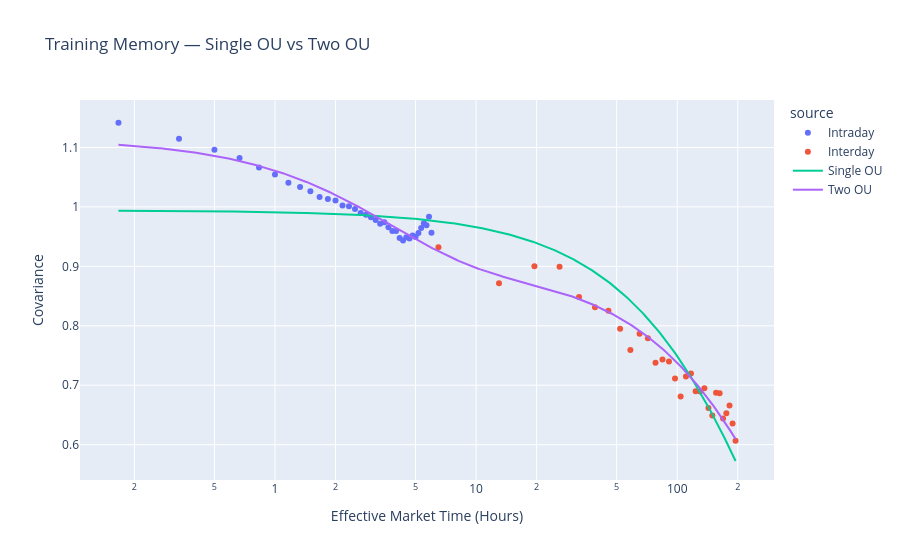

Source (notebook cell):
### Code cell
plot_lags = np.logspace(
    np.log10(lags.min()),
    np.log10(lags.max()),
    500
)

fig = px.scatter(
    covariance_data,
    x="effective_hours",
    y="covariance",
    color="source",
    log_x=True,
    title="Training Memory — Single OU vs Two OU"
)

fig.add_scatter(
    x=plot_lags,
    y=single_ou_covariance(
        plot_lags,
        single_weight,
        single_mean_reversion
    ),
    mode="lines",
    name="Single OU"
)

fig.add_scatter(
    x=plot_lags,
    y=two_ou_covariance(
        plot_lags,
        weight_1,
        mean_reversion_1,
        weight_2,
        mean_reversion_2
    ),
    mode="lines",
    name="Two OU"
)

fig.update_layout(
    xaxis_title="Effective Market Time (Hours)",
    yaxis_title="Covariance"
)

fig.show()

### Figure 1 — Plotly figure (JSON) as saved in the notebook; plotly's stock layout.template omitted (floating-point values rounded to 4 significant figures; data arrays with more than 128 entries replaced by an {"elided": "..."} marker saying what was removed)
{"data": [{"hovertemplate": "source=Intraday<br>effective_hours=%{x}<br>covariance=%{y}<extra></extra>", "legendgroup": "Intraday", "marker": {"color": "#636efa", "symbol": "circle"}, "mode": "markers", "name": "Intraday", "orientation": "v", "showlegend": true, "type": "scatter", "x": [0.1667, 0.3333, 0.5, 0.6667, 0.8333, 1.0, 1.167, 1.333, 1.5, 1.667, 1.833, 2.0, 2.167, 2.333, 2.5, 2.667, 2.833, 3.0, 3.167, 3.333, 3.5, 3.667, 3.833, 4.0, 4.167, 4.333, 4.5, 4.667, 4.833, 5.0, 5.167, 5.333, 5.5, 5.667, 5.833, 6.0], "xaxis": "x", "y": [1.142, 1.115, 1.096, 1.082, 1.066, 1.054, 1.041, 1.034, 1.026, 1.017, 1.013, 1.011, 1.002, 1.001, 0.9964, 0.99, 0.9868, 0.9827, 0.978, 0.9716, 0.9741, 0.966, 0.9596, 0.9594, 0.9479, 0.9436, 0.9488, 0.9467, 0.952, 0.9494, 0.9562, 0.9644, 0.9725, 0.9692, 0.9836, 0.9567], "yaxis": "y"}, {"hovertemplate": "source=Interday<br>effective_hours=%{x}<br>covariance=%{y}<extra></extra>", "legendgroup": "Interday", "marker": {"color": "#EF553B", "symbol": "circle"}, "mode": "markers", "name": "Interday", "orientation": "v", "showlegend": true, "type": "scatter", "x": [6.5, 13.0, 19.5, 26.0, 32.5, 39.0, 45.5, 52.0, 58.5, 65.0, 71.5, 78.0, 84.5, 91.0, 97.5, 104.0, 110.5, 117.0, 123.5, 130.0, 136.5, 143.0, 149.5, 156.0, 162.5, 169.0, 175.5, 182.0, 188.5, 195.0], "xaxis": "x", "y": [0.9323, 0.8717, 0.9002, 0.8992, 0.8486, 0.8311, 0.8253, 0.7949, 0.7592, 0.7865, 0.779, 0.7378, 0.7434, 0.7401, 0.7113, 0.6809, 0.7145, 0.7196, 0.69, 0.6893, 0.6948, 0.6618, 0.6491, 0.6874, 0.6865, 0.6441, 0.6527, 0.6659, 0.6357, 0.6065], "yaxis": "y"}, {"mode": "lines", "name": "Single OU", "type": "scatter", "x": {"elided": "500 float values"}, "y": {"elided": "500 float values"}}, {"mode": "lines", "name": "Two OU", "type": "scatter", "x": {"elided": "500 float values"}, "y": {"elided": "500 float values"}}], "layout": {"legend": {"title": {"text": "source"}, "tracegroupgap": 0}, "title": {"text": "Training Memory — Single OU vs Two OU"}, "xaxis": {"anchor": "y", "domain": [0, 1], "title": {"text": "Effective Market Time (Hours)"}, "type": "log"}, "yaxis": {"anchor": "x", "domain": [0, 1], "title": {"text": "Covariance"}}}}
